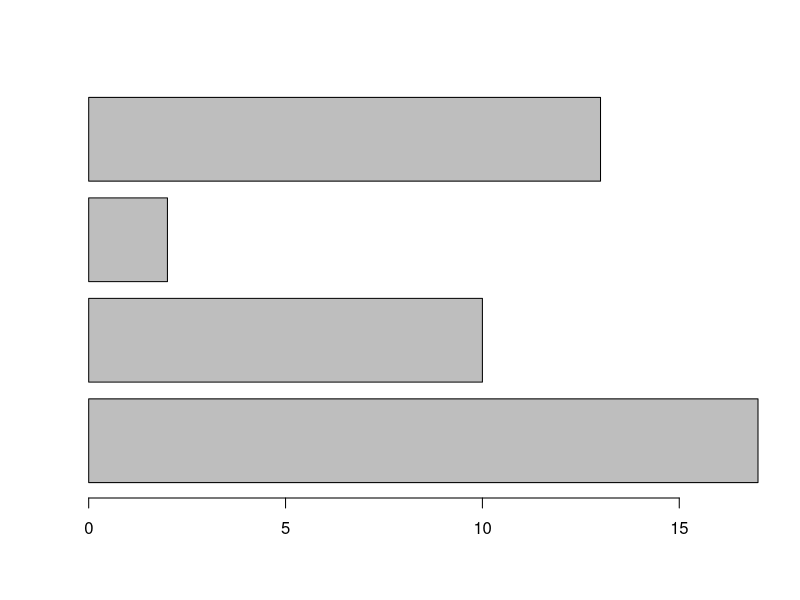
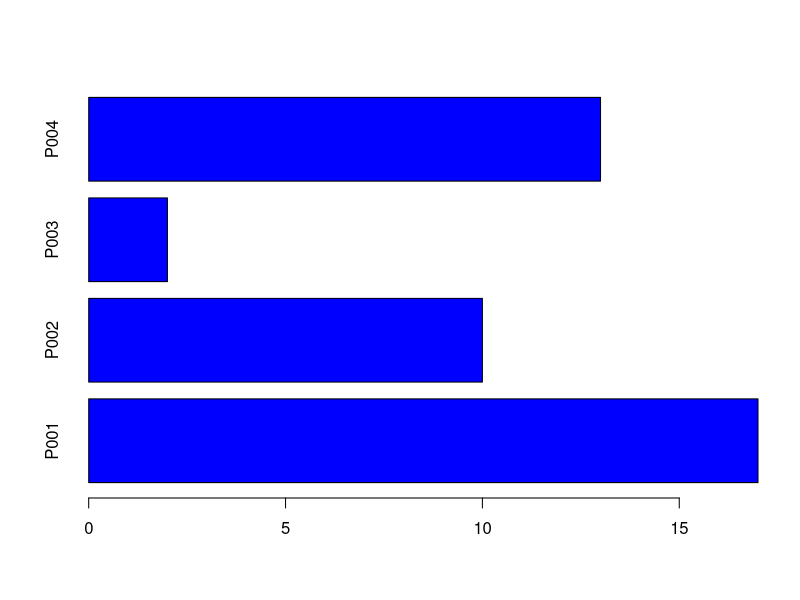
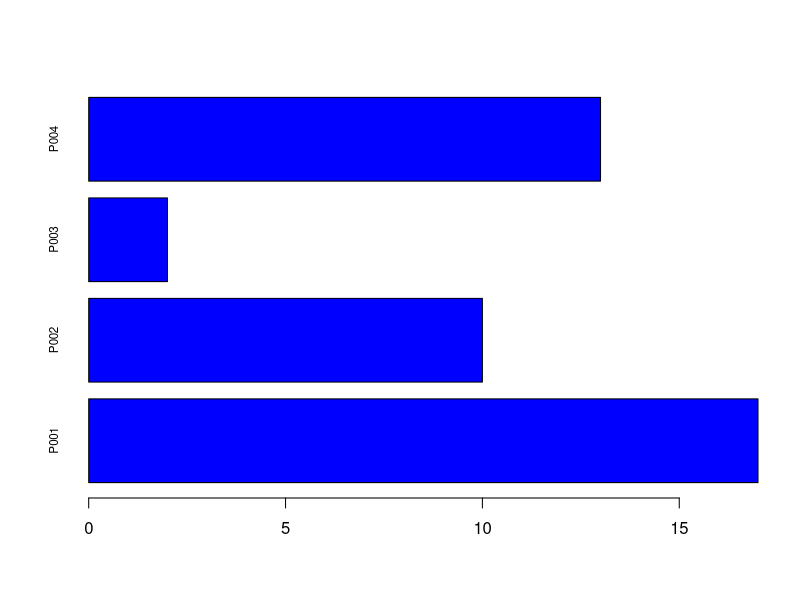
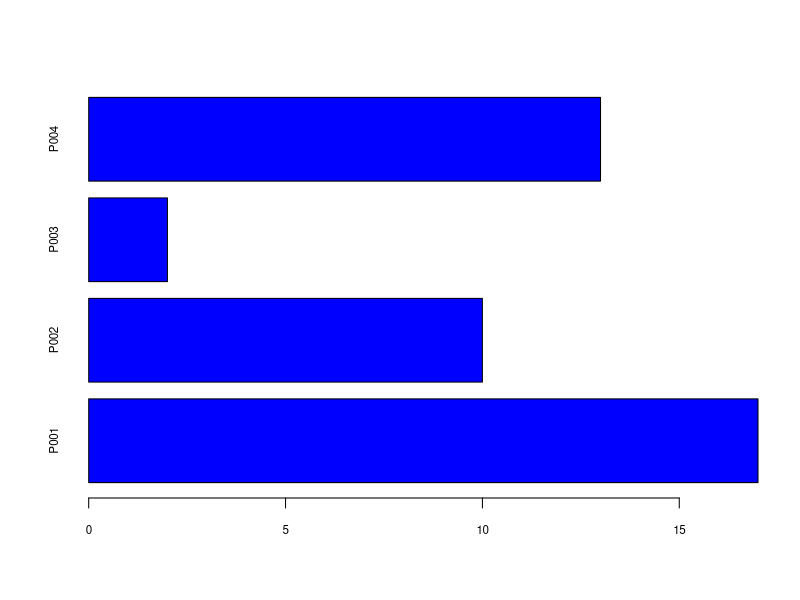
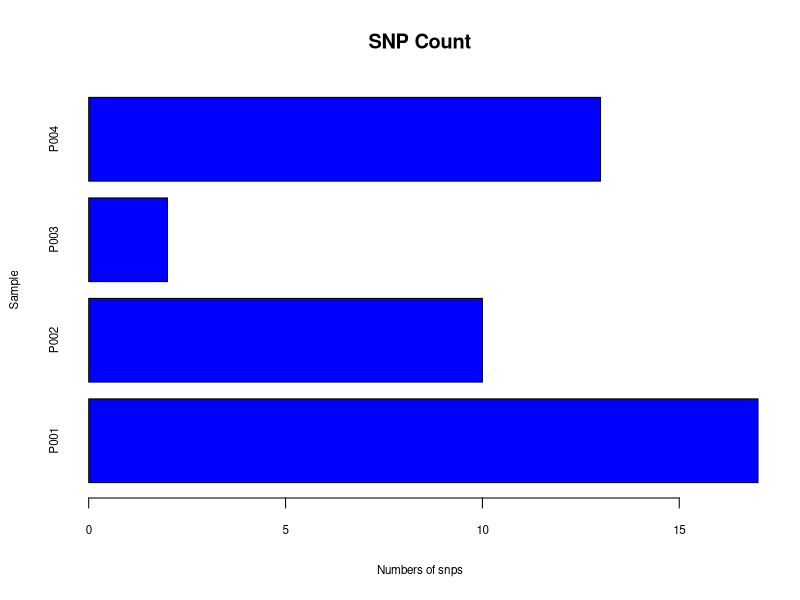

Generate these figures, in order, with R:
# Data Visulization in R ( Bar Chats)

# Horizontal Bar Charts

snp_count <- c(17, 10, 2, 13)
print(snp_count)


sample_ID <- c("P001", "P002", "P003", "P004")
print(sample_ID)
print(snp_count)
print(sample_ID)


# how to draw horizontal bar plots

barplot(snp_count, horiz= TRUE)


# add nore information such as lables


barplot(snp_count, horiz= TRUE, col= 'blue', names.arg = sample_ID)

# properly format the labels
barplot(snp_count, horiz= TRUE, col= 'blue', names.arg = sample_ID, cex.names =0.7)

# how to add axis
barplot(snp_count, horiz= TRUE, col= 'blue', names.arg = sample_ID,
        cex.names =0.7, cex.axis = 0.7)
# how to add more labels

barplot(snp_count, horiz= TRUE, col= 'blue', names.arg = sample_ID,
        cex.names =0.7, cex.axis = 0.7,
        xlab = 'Numbers of snps', ylab= 'Sample',
        main= 'SNP Count', cex.lab= 0.7)
